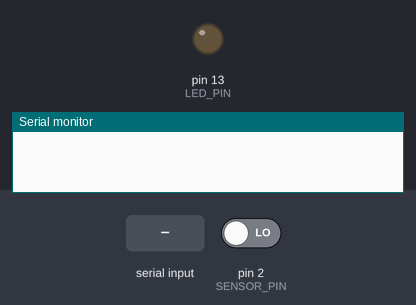
This sketch was run on a simulated Arduino Uno, built with avr-gcc and run on an emulated ATmega328P. On the bench: output pins drawn as LEDs (lit = HIGH), the last lines printed to the serial monitor. Inputs (shaded band) come from the test bench; at power-on: pin 2 (SENSOR_PIN) LOW.

Above: at 1.2 s.
1.3 s: "led_on" received over Serial
At 2.5 s:
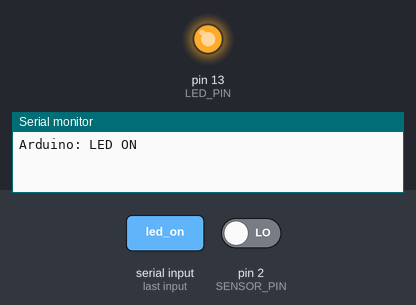
Timing chart, 0 to 4.3 s (numbered marks = the images above; inputs shaded):
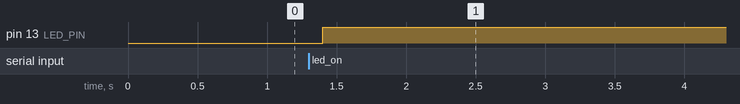

The sketch:

arduino_manager.ino
```cpp
const int LED_PIN = 13;
const int SENSOR_PIN = 2;
bool sensor; // Keep track of the current state of the sensor

void setup() {
    pinMode(SENSOR_PIN, INPUT);
    pinMode(LED_PIN, OUTPUT);
    Serial.begin(9600);
    sensor = false;
}

void loop() {
    if (Serial.available() > 0) {
        // Retrieve message sent by flask application through serial port
        String message = getMessage();

        if (message == "get") { // asks the arduino to return information about the sensor
            if (sensor) {
                Serial.println("Arduino: SENSOR IS ACTIVE");
            } else {
                Serial.println("Arduino: SENSOR ISN'T ACTIVE");
            }
        } else if (message == "led_on") { // Tells the arduino to turn on the led
            Serial.println("Arduino: LED ON");
            digitalWrite(LED_PIN, HIGH);
        } else if (message == "led_off") { // Tells the arduino to turn off the led
            Serial.println("Arduino: LED OFF");
            digitalWrite(LED_PIN, LOW);
        }
    } else {
        updateLED();
    }
    delay(100);
}

// Read Serial buffer until entire message is retrieved
String getMessage() {
    String readString = "";
    while (Serial.available() > 0) {
        char temp = Serial.read();
        readString += temp;
    }
    return readString;
}
// Update led based on sensor status
void updateLED() {
    if (digitalRead(2) == HIGH && sensor == false) {
        digitalWrite(LED_PIN, HIGH);
        sensor = true;
    } else if (digitalRead(2) == LOW && sensor == true) {
        digitalWrite(LED_PIN, LOW);
        sensor = false;
    }
}
```

Measured:
- after the input at 1.3 s, pin 13 (LED_PIN): LOW → HIGH after 0.10 s
